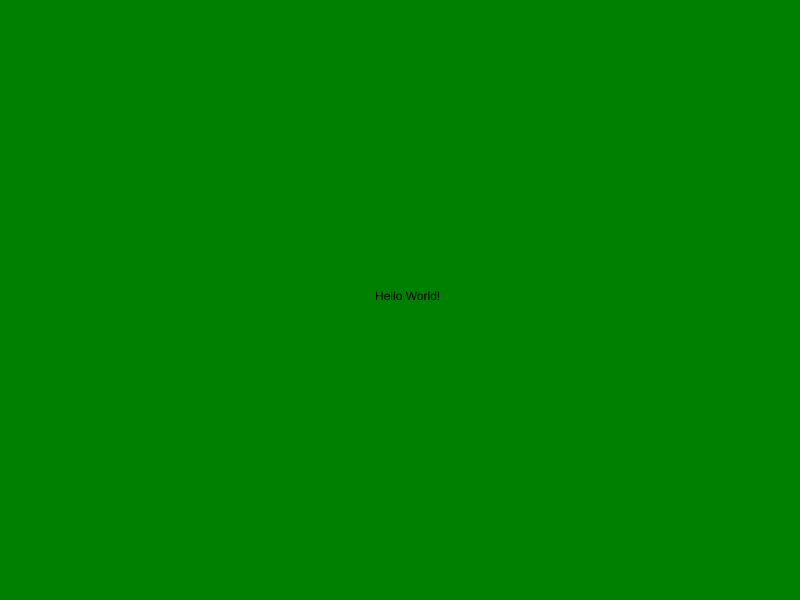
Frame 1 (no input)
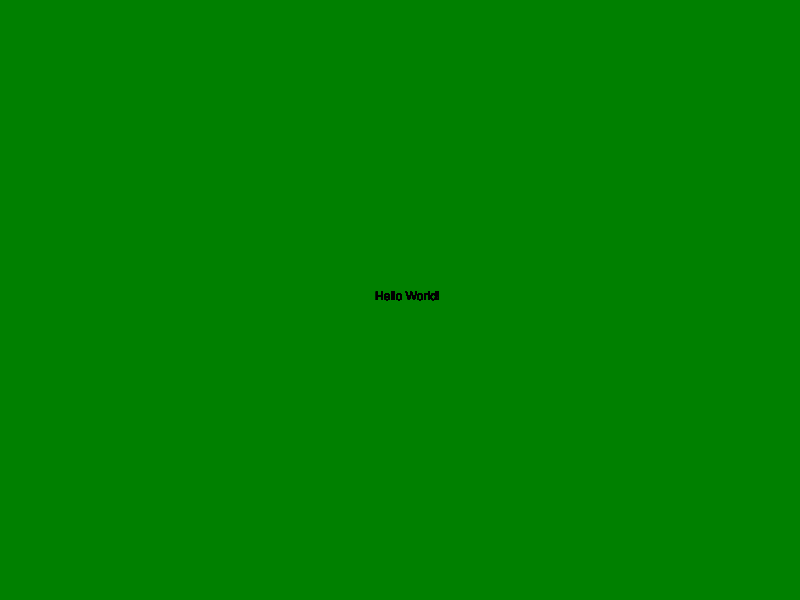
Frame 60 (no input)
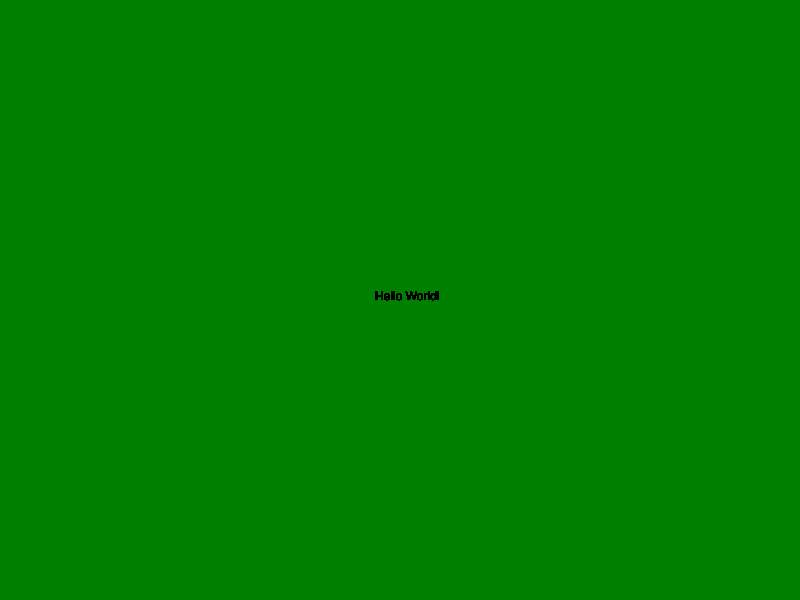
Frame 120 (the mouse pressed at the canvas centre since frame 60)

The p5.js sketch that drew these frames (run headless with seeded random() and noise() and a simulated clock; from frame 60 on, the mouse is pressed at the canvas centre):

// p5.js sketch
// ── sketch.js
// Declare the setup function
function setup() {

  // create a canvas 800px wide and 600px high
  createCanvas(800, 600);

  // color the background 'green'
  background('green')
}

// Declare the draw function
function draw(){
  /* tell p5 to print the text string "Hello World!"
  This is goimg to be positioned at (x: 375, y: 300). */
  text("Hello World!", 375, 300);
}
